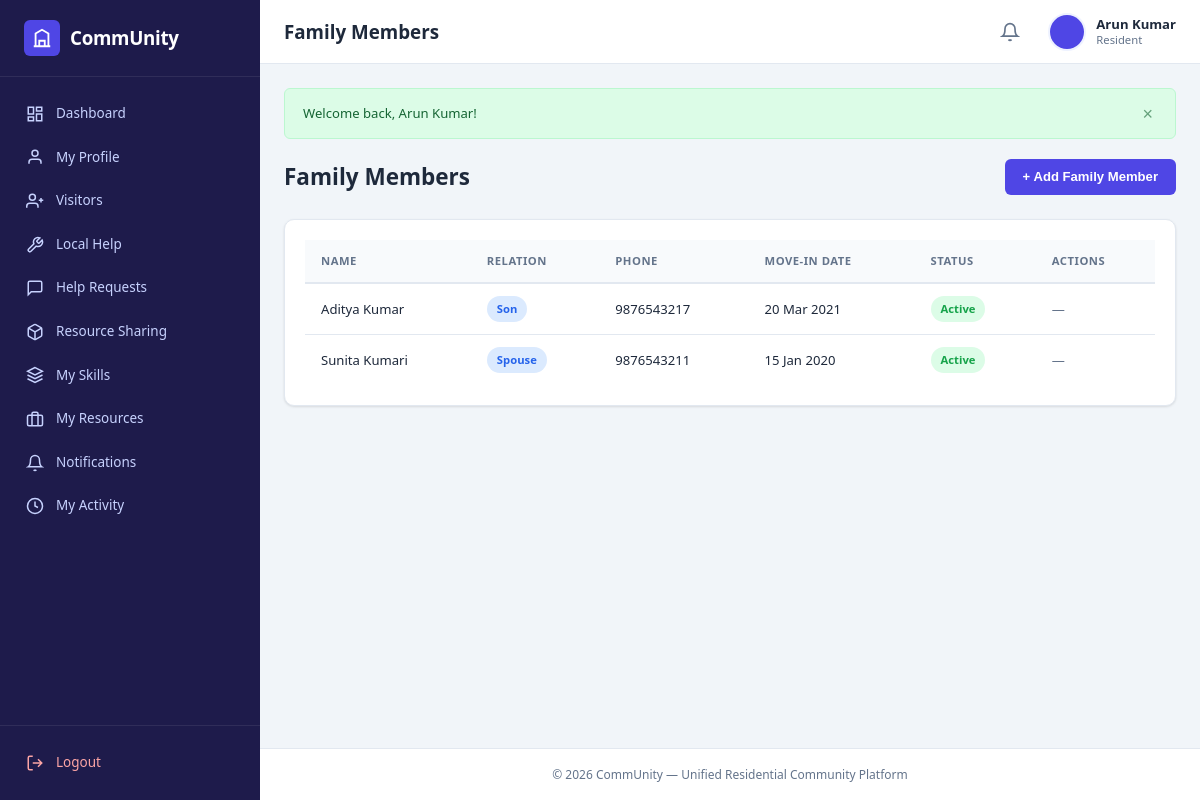
The page /resident/family_members.php (signed in) on the database its author committed.
### tables this page shows
CREATE TABLE `resident_family_members` (
  `id` int(11) NOT NULL AUTO_INCREMENT,
  `resident_id` int(11) NOT NULL,
  `family_member_name` varchar(100) NOT NULL,
  `relation` varchar(50) NOT NULL,
  `phone` varchar(20) DEFAULT NULL,
  `email` varchar(100) DEFAULT NULL,
  `address` varchar(100) DEFAULT NULL,
  `move_in_date` date DEFAULT NULL,
  `move_out_date` date DEFAULT NULL,
  `status` enum('Active','Moved Out') NOT NULL DEFAULT 'Active',
  `created_at` timestamp NOT NULL DEFAULT CURRENT_TIMESTAMP,
  PRIMARY KEY (`id`),
  KEY `resident_id` (`resident_id`),
  CONSTRAINT `resident_family_members_ibfk_1` FOREIGN KEY (`resident_id`) REFERENCES `users` (`id`) ON DELETE CASCADE
);

### config/database.php (called while the page is built, shortened)
<?php
function db(): PDO {
    static $pdo = null;
    if ($pdo === null) {
        $dsn = "mysql:host=" . DB_HOST . ";dbname=" . DB_NAME . ";charset=" . DB_CHARSET;
        $options = [
            PDO::ATTR_ERRMODE            => PDO::ERRMODE_EXCEPTION,
            PDO::ATTR_DEFAULT_FETCH_MODE => PDO::FETCH_ASSOC,
            PDO::ATTR_EMULATE_PREPARES   => false,
        ];
        try {
            $pdo = new PDO($dsn, DB_USER, DB_PASS, $options);
        } catch (PDOException $e) {
            die("Database connection failed. Please check config/database.php and ensure MySQL is running in XAMPP.");
        }
    }
    return $pdo;
}

### auth/authentication.php (called while the page is built, shortened)
<?php
require_once __DIR__ . '/../config/database.php';
require_once __DIR__ . '/../includes/functions.php';
function current_user_id(): ?int {
    return $_SESSION['user_id'] ?? null;
}

### includes/functions.php (called while the page is built, shortened)
<?php
require_once __DIR__ . '/../config/database.php';
function e(?string $str): string {
    return htmlspecialchars($str ?? '', ENT_QUOTES, 'UTF-8');
}
function format_date(?string $d): string {
    return date('d M Y', strtotime($d));
}

### resident/family_members.php (the view, shortened to what this page needs)
<?php
require_once __DIR__ . '/../auth/authentication.php';
require_once __DIR__ . '/../includes/functions.php';
$resident_id = current_user_id();
try {
    $stmt = db()->query("SELECT * FROM resident_family_members WHERE resident_id = $resident_id ORDER BY relation, family_member_name");
    $family = $stmt->fetchAll();
} catch (PDOException $e) {
    $family = [];
}
require __DIR__ . '/../includes/top.php';
?>
<div class="d-flex justify-between align-center mb-3">
    <h2>Family Members</h2>
    <button class="btn btn-primary" data-toggle="modal" data-target="#addFamilyModal">
        + Add Family Member
    </button>
</div>
<div class="card">
    <div class="card-body">
        <?php if (empty($family)): ?>
            <div class="empty-state">
                <p>No family members added yet.</p>
            </div>
        <?php else: ?>
            <div class="table-responsive">
                <table class="data-table">
                    <thead>
                        <tr>
                            <th>Name</th>
                            <th>Relation</th>
                            <th>Phone</th>
                            <th>Move-in Date</th>
                            <th>Status</th>
                            <th>Actions</th>
                        </tr>
                    </thead>
                    <tbody>
                        <?php foreach ($family as $f): ?>
                            <tr>
                                <td><?= e($f['family_member_name']) ?></td>
                                <td><span class="badge badge-info"><?= e($f['relation']) ?></span></td>
                                <td><?= e($f['phone'] ?: '—') ?></td>
                                <td><?= $f['move_in_date'] ? format_date($f['move_in_date']) : '—' ?></td>
                                <td><span class="badge badge-<?= $f['status'] === 'Active' ? 'success' : 'danger' ?>"><?= e($f['status']) ?></span></td>
                                <td>
                                    <div class="btn-group btn-group-sm">
                                        <span class="text-muted">—</span>
                                    </div>
                                </td>
                            </tr>
                        <?php endforeach; ?>
                    </tbody>
                </table>
            </div>
        <?php endif; ?>
    </div>
</div>
<?php require __DIR__ . '/../includes/bottom.php'; ?>

### assets/css/style.css (style rules this page uses)
:root { --primary: #4f46e5; --primary-dark: #4338ca; --primary-light: #6366f1; --primary-bg: #eef2ff; --secondary: #64748b; --success: #16a34a; --success-bg: #dcfce7; --danger: #dc2626; --danger-bg: #fee2e2; --warning: #d97706; --warning-bg: #fef3c7; --info: #2563eb; --info-bg: #dbeafe; --sidebar-bg: #1e1b4b; --sidebar-hover: #312e81; --sidebar-active: #4f46e5; --text-dark: #1e293b; --text-muted: #64748b; --bg-body: #f1f5f9; --bg-card: #ffffff; --border: #e2e8f0; --shadow: 0 1px 3px rgba(0,0,0,0.08), 0 1px 2px rgba(0,0,0,0.04); --shadow-lg: 0 4px 12px rgba(0,0,0,0.1); --radius: 10px; --radius-sm: 6px; --sidebar-width: 260px; --header-height: 64px; --font: 'Segoe UI', -apple-system, BlinkMacSystemFont, Roboto, 'Helvetica Neue', sans-serif; }
*, *::before, *::after { box-sizing: border-box; margin: 0; padding: 0; }
html { font-size: 15px; scroll-behavior: smooth; }
body { font-family: var(--font); background: var(--bg-body); color: var(--text-dark); line-height: 1.6; -webkit-font-smoothing: antialiased; }
.dashboard-body { display: flex; min-height: 100vh; }
.card { background: var(--bg-card); border-radius: var(--radius); box-shadow: var(--shadow); border: 1px solid var(--border); overflow: hidden; }
.card-body { padding: 20px; }
.data-table { width: 100%; border-collapse: collapse; font-size: 0.875rem; }
.data-table thead th { background: #f8fafc; padding: 12px 16px; text-align: left; font-weight: 600; color: var(--text-muted); font-size: 0.75rem; text-transform: uppercase; letter-spacing: 0.5px; border-bottom: 2px solid var(--border); white-space: nowrap; }
.data-table tbody td { padding: 12px 16px; border-bottom: 1px solid var(--border); vertical-align: middle; }
.data-table tbody tr:last-child td { border-bottom: none; }
.badge { display: inline-flex; align-items: center; padding: 4px 10px; border-radius: 20px; font-size: 0.75rem; font-weight: 600; white-space: nowrap; }
.badge-success { background: var(--success-bg); color: var(--success); }
.badge-info { background: var(--info-bg); color: var(--info); }
.btn { display: inline-flex; align-items: center; justify-content: center; gap: 6px; padding: 9px 18px; border-radius: var(--radius-sm); font-size: 0.875rem; font-weight: 600; border: none; cursor: pointer; transition: all 0.2s ease; text-decoration: none; line-height: 1.4; }
.btn-primary { background: var(--primary); color: #fff; }
.text-muted { color: var(--text-muted); }
.mb-3 { margin-bottom: 24px; }
.d-flex { display: flex; }
.align-center { align-items: center; }
.justify-between { justify-content: space-between; }

### rows shown on the page
resident_family_members: family_member_name "Aditya Kumar", relation "Son", phone "9876543217", move_in_date "20 Mar 2021", status "Active"
resident_family_members: family_member_name "Sunita Kumari", relation "Spouse", phone "9876543211", move_in_date "15 Jan 2020", status "Active"

### other values the page prints
APP_NAME "CommUnity"
$pageTitle "Family Members"
$_SESSION['name'] "Arun Kumar"
$role "Resident"
$flash['message'] "Welcome back, Arun Kumar!"
APP_TAGLINE "Unified Residential Community Platform"
